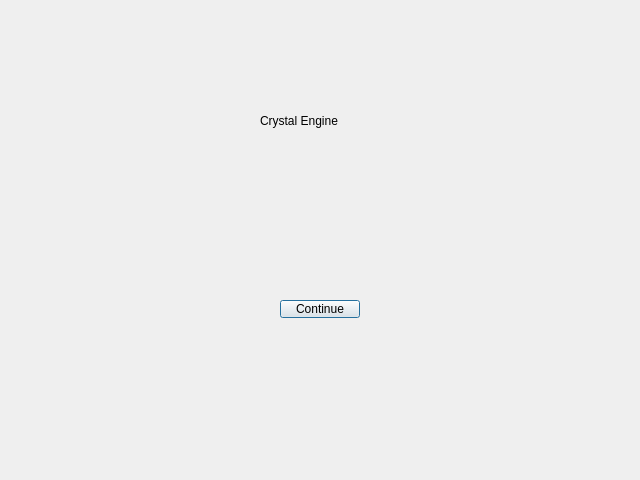
<?xml version="1.0" encoding="UTF-8"?>
<ui version="4.0">
 <class>WelcomeScreen</class>
 <widget class="QDialog" name="WelcomeScreen">
  <property name="windowModality">
   <enum>Qt::ApplicationModal</enum>
  </property>
  <property name="geometry">
   <rect>
    <x>0</x>
    <y>0</y>
    <width>640</width>
    <height>480</height>
   </rect>
  </property>
  <property name="sizePolicy">
   <sizepolicy hsizetype="Fixed" vsizetype="Fixed">
    <horstretch>0</horstretch>
    <verstretch>0</verstretch>
   </sizepolicy>
  </property>
  <property name="windowTitle">
   <string>Crystal Engine</string>
  </property>
  <property name="sizeGripEnabled">
   <bool>false</bool>
  </property>
  <widget class="QPushButton" name="pushButton">
   <property name="geometry">
    <rect>
     <x>280</x>
     <y>300</y>
     <width>80</width>
     <height>18</height>
    </rect>
   </property>
   <property name="text">
    <string>Continue</string>
   </property>
  </widget>
  <widget class="QLabel" name="label">
   <property name="geometry">
    <rect>
     <x>260</x>
     <y>110</y>
     <width>121</width>
     <height>21</height>
    </rect>
   </property>
   <property name="text">
    <string>Crystal Engine</string>
   </property>
  </widget>
 </widget>
 <resources/>
 <connections/>
</ui>
